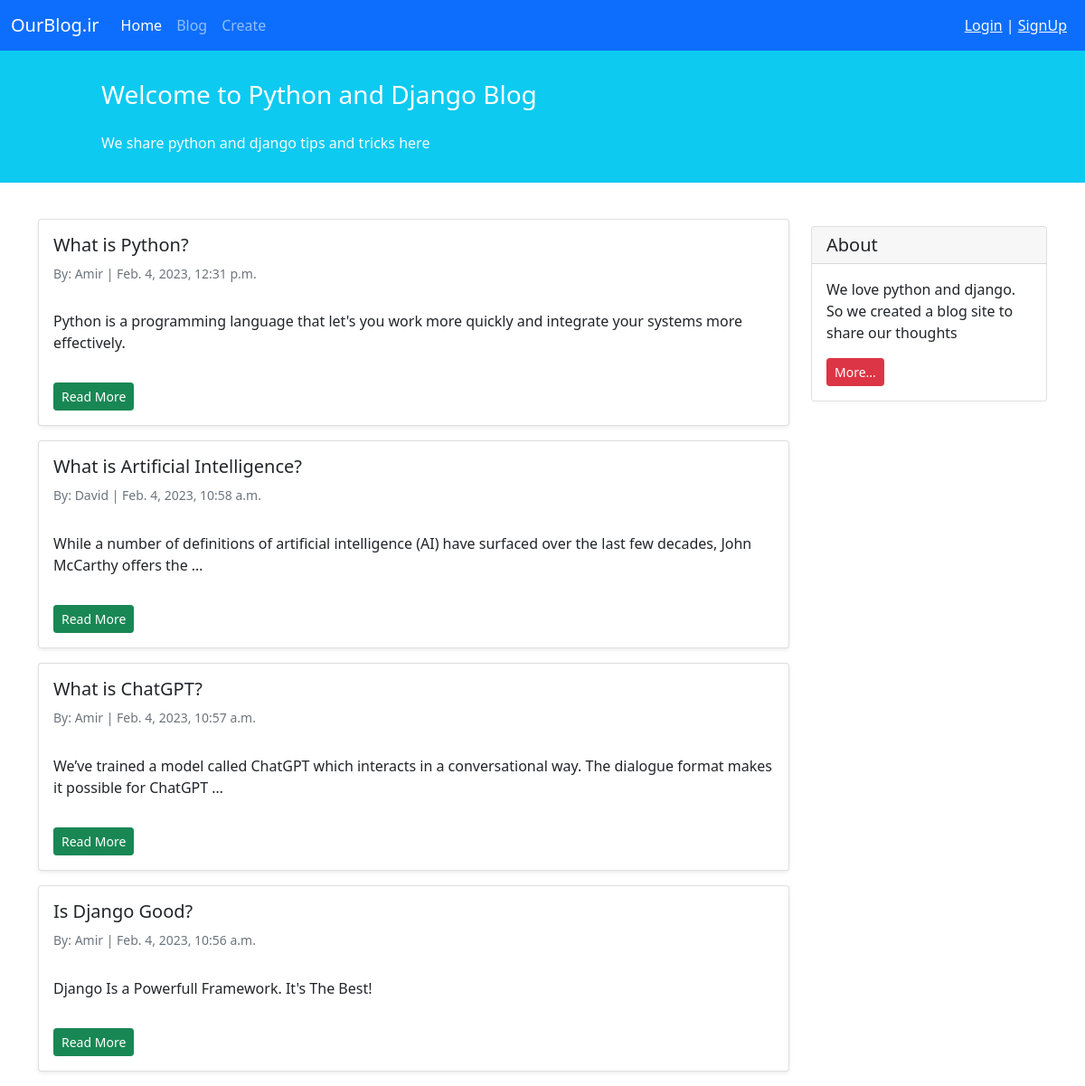
/, run on an earlier commit of the app's database.
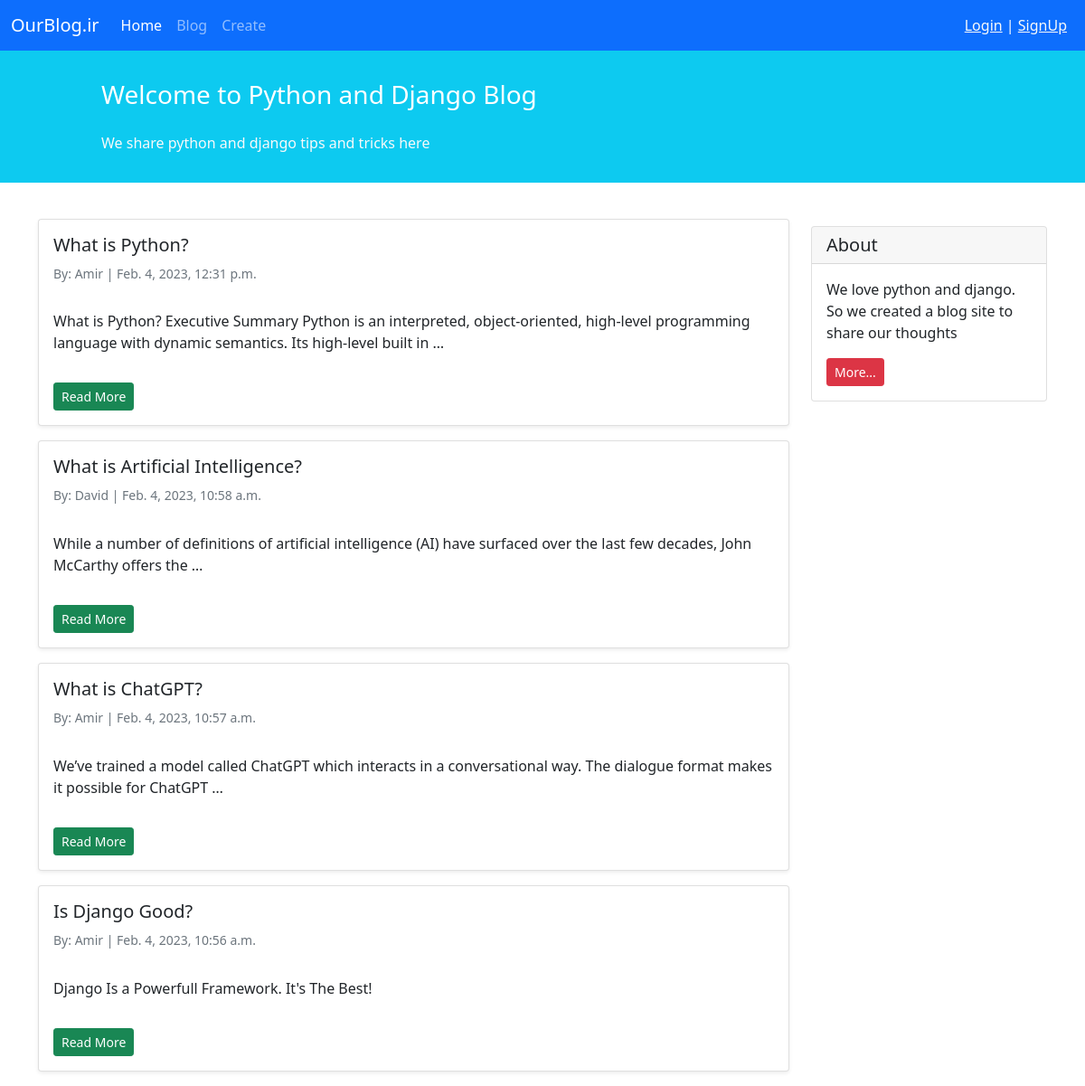
And on a later commit of the database.
### blog/models.py (models this page shows, shortened)
class Post(models.Model):
    STATUS_CHOICES = (
        ('pub', 'Published'),
        ('drf', 'Draft'),
    )
    title = models.CharField(max_length=100)
    text = models.TextField()
    author = models.ForeignKey('auth.User', on_delete=models.CASCADE)
    datetime_created = models.DateTimeField(auto_now_add=True)
    datetime_modified = models.DateTimeField(auto_now=True)
    status = models.CharField(choices=STATUS_CHOICES, max_length=3)

### blog/views.py (the view)
# urls.py: path('', PostListView.as_view(), name='posts_list'),
class PostListView(generic.ListView):
    template_name = 'blog/posts_list.html'
    context_object_name = 'posts_list'
    def get_queryset(self):
        return Post.objects.filter(status='pub').order_by('-datetime_modified')

### blog/templates/blog/posts_list.html (shortened to what this page needs)
{% extends '_base.html' %}
{% block content %}
    <div class="container mt-4">
        <div class="row">
            <div class="col-9">
                {% for post in posts_list %}
                    <div class="card shadow-sm my-3">
                        <div class="card-body">
                            <h5 class="card-title">{{ post.title|capfirst }}</h5>
                            <h6 class="card-subtitle mb-2 text-muted small py-2">By: {{ post.author|capfirst}} | {{ post.datetime_created }}</h6>
                            <p class="card-text py-3">
                                {{ post.text|truncatewords:20 }}
                            </p>
                            <a href="{% url 'post_detail' post.id %}"><div class="btn btn-sm btn-success">Read More</div></a>
                        </div>
                    </div>
                {% endfor %}
            </div>
            <div class="col-3">
                <div class="card my-4">
                    <h5 class="card-header">About</h5>
                    <div class="card-body">
                        <p class="card-text">We love python and django. So we created a blog site to share our
                            thoughts</p>
                        <a href="#"
                           class="btn btn-sm btn-danger">
                            More...
                        </a>
                    </div>
                </div>
            </div>
        </div>
    </div>
{% endblock content %}

What changed in the data, as far as the page shows it:
changed Post "What is Python?": text "Python is a programming language that let's you work more quickly and integrate your systems more effectively." → "What is Python? Executive Summary Python is an interpreted, object-oriented, high-level programming language with dynamic semantics. Its high-level built in …"
